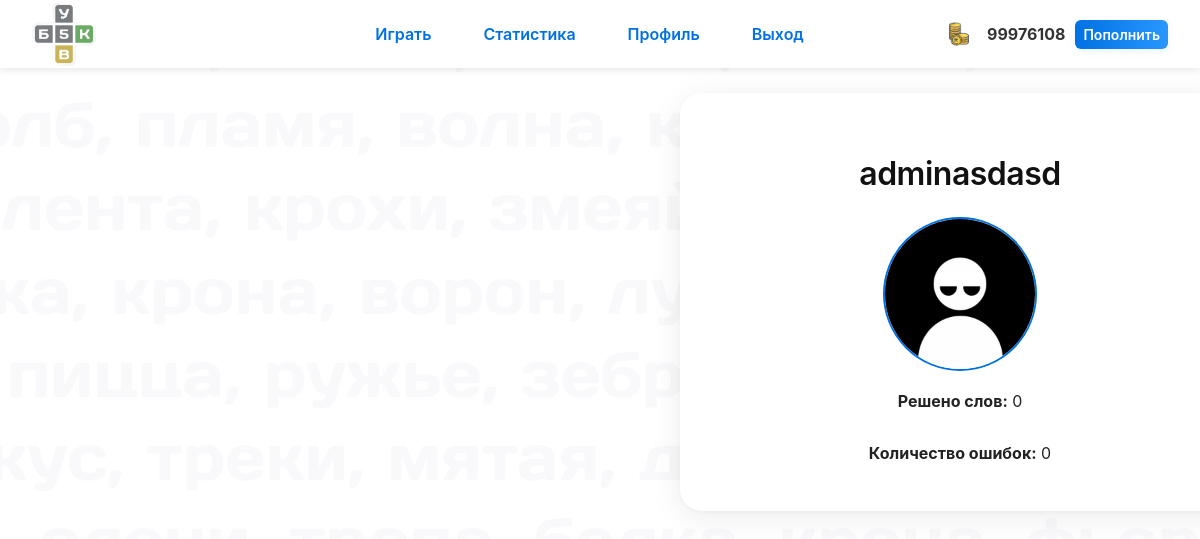
Screenshot of /profile/4 (signed in) with the database file from the repository.
### app.py (models this page shows, shortened)
class User(UserMixin, db.Model):
    id = db.Column(db.Integer, primary_key=True)
    username = db.Column(db.String(50), unique=True, nullable=False)
    password_hash = db.Column(db.String(128), nullable=False)
    solved_count = db.Column(db.Integer, default=0)
    total_errors = db.Column(db.Integer, default=0)  # Общее количество
    solved_day = db.Column(db.Integer, default=0)
    solved_week = db.Column(db.Integer, default=0)
    solved_month = db.Column(db.Integer, default=0)
    stats_updated_at = db.Column(db.DateTime, default=datetime.utcnow)
    avatar_url = db.Column(db.String(255), nullable=True)
    coin_balance = db.Column(db.Integer, default=0)
    win_streak = db.Column(db.Integer, default=0)

### app.py (the view)
@app.route('/profile/<int:user_id>')
@login_required
def profile_view(user_id):
    user = User.query.get_or_404(user_id)
    editable = (user.id == current_user.id)
    all_achievements = Achievement.query.all()
    user_achievements = UserAchievement.query.filter_by(user_id=user.id).all()
    user_achievement_ids = {ua.achievement_id for ua in user_achievements}
    user_achievement_dates = {ua.achievement_id: ua.achieved_at for ua in user_achievements}
    return render_template(
        'profile.html',
        user=user,
        editable=editable,
        all_achievements=all_achievements,
        user_achievement_ids=user_achievement_ids,
        user_achievement_dates=user_achievement_dates
    )

### app.py (called while the page is built)
@login_manager.user_loader
def load_user(user_id):
    return User.query.get(int(user_id))

@app.context_processor
def inject_balance():
    if current_user.is_authenticated:
        return {'coin_balance': current_user.coin_balance}
    return {'coin_balance': None}

### templates/profile.html (shortened to what this page needs)
{% extends "base.html" %}
{% block body %}
<div class="page-container">
<main class="container" role="main" aria-label="Профиль пользователя">
  <h1>{{ user.username }}</h1>
  <div class="profile-photo">
    {% if user.avatar_url %}
      <img src="{{ url_for('static', filename='avatars/' + user.avatar_url) }}" alt="Аватар {{ user.username }}" width="150" height="150" />
    {% else %}
      <img src="{{ url_for('static', filename='default_avatar.png') }}" alt="Аватар по умолчанию" width="150" height="150" />
    {% endif %}
  </div>
<p><strong>Решено слов:</strong> {{ user.solved_count }}</p>
<p><strong>Количество ошибок:</strong> {{ user.total_errors }}</p>
</div>
{% endblock %}

### templates/base.html (shortened to what this page needs)
<!DOCTYPE html>
<html lang="ru">
<head>
  <link rel="stylesheet" href="{{ url_for('static', filename='style.css') }}" />
</head>
<body>
<header class="site-header">
<nav class="nav-container" role="navigation" aria-label="Главное меню">
  <div style="width: 200px;">
    <div class="nav-logo" style="text-decoration: none;">
      <img src="{{ url_for('static', filename='logo.png') }}" alt="Логотип 5 Букв" />
    </div>
  </div>
  <ul id="primary-navigation" class="nav-list">
    <li><a href="{{ url_for('home') }}">Играть</a></li>
    <li><a href="{{ url_for('statistics') }}">Статистика</a></li>
    {% if current_user.is_authenticated %}
      <li><a href="{{ url_for('profile') }}">Профиль</a></li>
      <li><a href="{{ url_for('logout') }}">Выход</a></li>
    {% else %}
      <li><a href="{{ url_for('register') }}">Регистрация</a></li>
      <li><a href="{{ url_for('login') }}">Войти</a></li>
    {% endif %}
  </ul>
  <div class="balance">
    {% if coin_balance is not none %}
      <img src="{{ url_for('static', filename='coin.png') }}" alt="Монетки" />
      <strong>{{ coin_balance }}</strong>
      <a href="{{ url_for('buy_coins') }}" class="btn btn-small">Пополнить</a>
    {% endif %}
  </div>
</nav>
</header>
  {% block body %}{% endblock %}
</body>
</html>

### static/style.css (style rules this page uses)
html, body { height: 100%; overflow-y: auto !important; -webkit-overflow-scrolling: touch; }
body { font-family: -apple-system, BlinkMacSystemFont, "Segoe UI", Roboto, Arial, sans-serif; background-image: url("back.png"); margin: 0; padding: 0; min-height: 100vh; color: #222; overflow: hidden; }
.container { max-width: 560px; width: 95vw; background: #fff; border-radius: 22px; box-shadow: 0 6px 32px rgba(0,0,0,0.08), 0 1.5px 4px rgba(0,0,0,0.03); padding: 40px 24px 32px 24px; display: flex; flex-direction: column; align-items: center; box-sizing: border-box; justify-content: center; }
h1, h2 { font-weight: 600; letter-spacing: -0.5px; margin-bottom: 24px; color: #111; }
.btn { background: linear-gradient(90deg, #0071e3 0%, #2997ff 100%); color: #fff; border: none; padding: 12px 0; border-radius: 12px; font-size: 17px; font-weight: 600; cursor: pointer; box-shadow: 0 2px 8px rgba(0,113,227,0.08); transition: background 0.2s, box-shadow 0.2s; width: 100%; user-select: none; }
.site-header { width: 100%; background-color: #fff; box-shadow: 0 2px 8px rgba(0,0,0,0.1); padding: 0; position: sticky; top: 0; z-index: 1000; }
.nav-container { display: flex; align-items: center; justify-content: space-between; max-width: 100%; margin: 0 auto; padding: 0 32px; min-height: 68px; }
.nav-list { display: flex; align-items: center; gap: 28px; list-style: none; margin: 0; padding: 0; flex: 1; justify-content: center; }
.nav-list li { display: flex; align-items: center; }
.nav-list a { text-decoration: none; color: #0071e3; font-weight: 600; font-size: 16px; padding: 8px 12px; border-radius: 8px; transition: background-color 0.2s ease; }
.nav-logo img { height: 64px; width: auto; display: block; }
.page-container { display: flex; justify-content: center; box-sizing: border-box; width: 1920px; align-items: start; min-height: 100vh; margin: 25px auto 60px auto; gap: 25px; }
.rules-container>h2,p { text-align: center; }
.profile-photo img { border-radius: 50%; border: 2px solid #0071e3; object-fit: cover; }
a { color: #0071e3; text-decoration: none; }
.balance { font-weight: 600; font-size: 16px; color: #333; line-height: 1.5; display: flex; align-items: center; gap: 10px; }
.balance .btn-small { font-size: 14px; padding: 4px 8px; text-decoration: none; background-color: #0071e3; color: white; border-radius: 6px; }
.balance img { vertical-align: middle; width: 24px; height: 24px; margin-right: 6px; }
.btn-small { background-color: #0071e3; color: white; padding: 8px 16px; border-radius: 6px; border: none; cursor: pointer; font-weight: 600; font-size: 14px; transition: background-color 0.2s ease; user-select: none; }

### rows the page displays
User: coin_balance "99976108"
User: username "adminasdasd", solved_count "0", total_errors "0"
